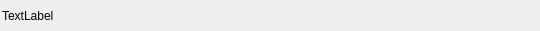
<?xml version="1.0" encoding="UTF-8"?>
<ui version="4.0">
 <class>ParameterWidget</class>
 <widget class="QWidget" name="ParameterWidget">
  <property name="geometry">
   <rect>
    <x>0</x>
    <y>0</y>
    <width>540</width>
    <height>31</height>
   </rect>
  </property>
  <property name="windowTitle">
   <string>Form</string>
  </property>
  <property name="styleSheet">
   <string notr="true"/>
  </property>
  <layout class="QHBoxLayout" name="horizontalLayout">
   <property name="margin">
    <number>2</number>
   </property>
   <item>
    <widget class="QLabel" name="nameLBL">
     <property name="sizePolicy">
      <sizepolicy hsizetype="Preferred" vsizetype="Minimum">
       <horstretch>0</horstretch>
       <verstretch>0</verstretch>
      </sizepolicy>
     </property>
     <property name="minimumSize">
      <size>
       <width>200</width>
       <height>0</height>
      </size>
     </property>
     <property name="font">
      <font>
       <family>MS Shell Dlg 2</family>
       <weight>50</weight>
       <bold>false</bold>
      </font>
     </property>
     <property name="text">
      <string>TextLabel</string>
     </property>
    </widget>
   </item>
   <item>
    <layout class="QHBoxLayout" name="parameterLO"/>
   </item>
  </layout>
 </widget>
 <resources/>
 <connections/>
</ui>
